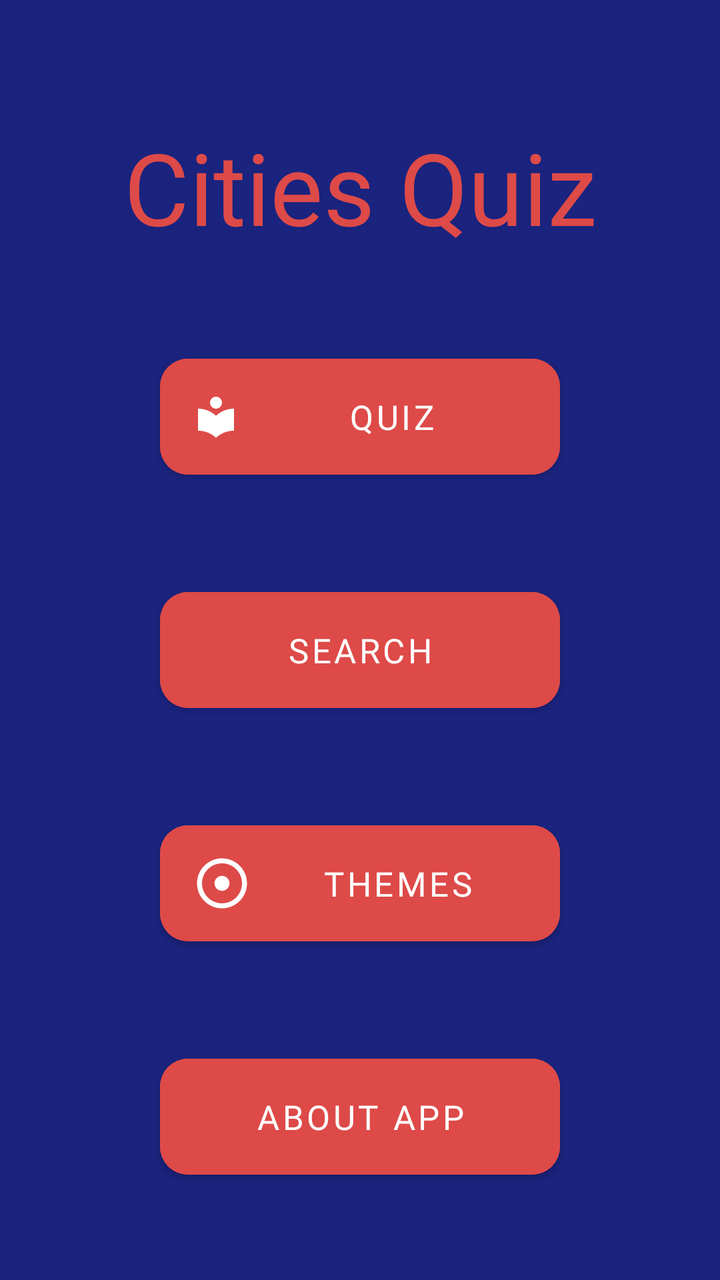
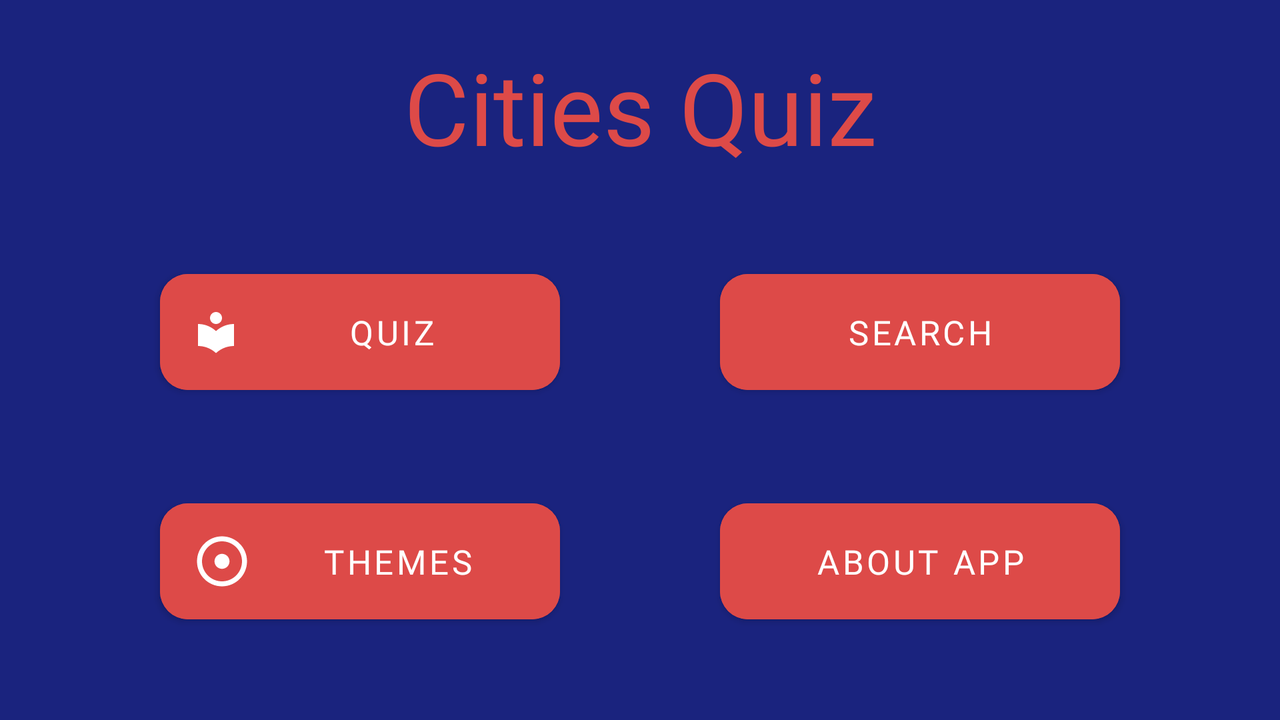

First picture: res/layout/ on a phone held upright. Second picture: the repository's own variant of that layout, on a device whose configuration matches the variant's folder. Source for both follows.
<!-- AndroidManifest.xml: application theme Theme.CitiesApp -->
<!-- res/layout/fragment_main.xml -->
<?xml version="1.0" encoding="utf-8"?>
<androidx.constraintlayout.widget.ConstraintLayout xmlns:android="http://schemas.android.com/apk/res/android"
    xmlns:app="http://schemas.android.com/apk/res-auto"
    xmlns:tools="http://schemas.android.com/tools"
    android:layout_width="match_parent"
    android:layout_height="match_parent"
    android:background="?pageBackground"
    tools:context=".ui.main.MainFragment">

    <TextView
        android:id="@+id/quiz_name"
        style="@style/HeadTextViewStyle"
        android:text="@string/app_name"
        app:layout_constraintEnd_toEndOf="parent"
        app:layout_constraintStart_toStartOf="parent"
        app:layout_constraintTop_toTopOf="parent" />

    <Button
        android:id="@+id/quiz_button"
        style="@style/ButtonStyle"
        android:layout_marginTop="@dimen/layout_margin_45"
        android:text="@string/quiz"
        app:icon="@drawable/ic_quiz"
        app:layout_constraintBottom_toTopOf="@id/search_button"
        app:layout_constraintEnd_toEndOf="parent"
        app:layout_constraintStart_toStartOf="parent"
        app:layout_constraintTop_toBottomOf="@+id/quiz_name" />

    <Button
        android:id="@+id/search_button"
        style="@style/ButtonStyle"
        android:text="@string/search"
        app:icon="@drawable/ic_search"
        app:layout_constraintBottom_toTopOf="@+id/themes_button"
        app:layout_constraintEnd_toEndOf="parent"
        app:layout_constraintStart_toStartOf="parent"
        app:layout_constraintTop_toBottomOf="@+id/quiz_button" />

    <Button
        android:id="@+id/themes_button"
        style="@style/ButtonStyle"
        android:text="@string/themes"
        app:icon="@drawable/ic_default_theme"
        app:layout_constraintBottom_toTopOf="@+id/about_app_button"
        app:layout_constraintEnd_toEndOf="parent"
        app:layout_constraintStart_toStartOf="parent"
        app:layout_constraintTop_toBottomOf="@+id/search_button" />

    <Button
        android:id="@+id/about_app_button"
        style="@style/ButtonStyle"
        android:layout_marginBottom="@dimen/layout_margin_45"
        android:text="@string/about_app"
        app:icon="@drawable/ic_about_app"
        app:layout_constraintBottom_toBottomOf="parent"
        app:layout_constraintEnd_toEndOf="parent"
        app:layout_constraintStart_toStartOf="parent"
        app:layout_constraintTop_toBottomOf="@+id/themes_button" />

    <ProgressBar
        android:id="@+id/progress_bar"
        android:layout_width="wrap_content"
        android:layout_height="wrap_content"
        android:visibility="gone"
        app:layout_constraintBottom_toBottomOf="parent"
        app:layout_constraintEnd_toEndOf="parent"
        app:layout_constraintStart_toStartOf="parent"
        app:layout_constraintTop_toTopOf="parent" />

    <TextView
        android:id="@+id/waiting_text"
        style="@style/TextStyleItem"
        android:layout_width="wrap_content"
        android:layout_height="wrap_content"
        android:layout_marginTop="@dimen/layout_margin_10"
        android:text="@string/waiting_text"
        android:visibility="gone"
        app:layout_constraintEnd_toEndOf="parent"
        app:layout_constraintStart_toStartOf="parent"
        app:layout_constraintTop_toBottomOf="@+id/progress_bar" />
</androidx.constraintlayout.widget.ConstraintLayout>
<!-- resources referenced by this layout -->
<resources>
  <dimen name="layout_margin_10">10dp</dimen>
  <dimen name="layout_margin_45">45dp</dimen>
  <!-- drawable ic_default_theme (drawable) -->
  <vector xmlns:android="http://schemas.android.com/apk/res/android"
      android:width="30dp"
      android:height="30dp"
      android:tint="#FFFFFF"
      android:viewportWidth="24"
      android:viewportHeight="24">
      <path
          android:fillColor="@android:color/white"
          android:pathData="M12,2C6.49,2 2,6.49 2,12s4.49,10 10,10s10,-4.49 10,-10S17.51,2 12,2zM12,20c-4.41,0 -8,-3.59 -8,-8s3.59,-8 8,-8s8,3.59 8,8S16.41,20 12,20zM15,12c0,1.66 -1.34,3 -3,3s-3,-1.34 -3,-3s1.34,-3 3,-3S15,10.34 15,12z" />
  </vector>
  <!-- drawable ic_quiz (drawable) -->
  <vector xmlns:android="http://schemas.android.com/apk/res/android"
      android:width="24dp"
      android:height="24dp"
      android:tint="#FFFFFF"
      android:viewportWidth="24"
      android:viewportHeight="24">
      <path
          android:fillColor="@android:color/white"
          android:pathData="M12,11.55C9.64,9.35 6.48,8 3,8v11c3.48,0 6.64,1.35 9,3.55 2.36,-2.19 5.52,-3.55 9,-3.55V8c-3.48,0 -6.64,1.35 -9,3.55zM12,8c1.66,0 3,-1.34 3,-3s-1.34,-3 -3,-3 -3,1.34 -3,3 1.34,3 3,3z" />
  </vector>
  <string name="about_app">About app</string>
  <string name="app_name" translatable="false">Cities Quiz</string>
  <string name="quiz">Quiz</string>
  <string name="search">Search</string>
  <string name="themes">Themes</string>
  <string name="waiting_text">Wait a little bit…</string>
  <style name="ButtonStyle">
          <item name="android:layout_width">200dp</item>
          <item name="android:layout_height">70dp</item>
          <item name="android:layout_marginTop">@dimen/layout_margin_45</item>
          <item name="android:fontFamily">@font/rubik_medium</item>
          <item name="android:textSize">@dimen/text_size_17</item>
          <item name="android:backgroundTint">?colorPrimary</item>
          <item name="cornerRadius">@dimen/corner_radius</item>
      </style>
  <style name="HeadTextViewStyle">
          <item name="android:layout_width">wrap_content</item>
          <item name="android:layout_height">wrap_content</item>
          <item name="android:layout_marginTop">@dimen/layout_margin_60</item>
          <item name="android:fontFamily">@font/rubik_medium</item>
          <item name="android:textSize">@dimen/text_size_50</item>
          <item name="android:textColor">?colorPrimary</item>
          <item name="android:gravity">center</item>
      </style>
  <style name="TextStyleItem">
          <item name="android:layout_width">wrap_content</item>
          <item name="android:layout_height">wrap_content</item>
          <item name="android:layout_marginLeft">@dimen/layout_margin_10</item>
          <item name="android:fontFamily">@font/rubik_medium</item>
          <item name="android:textSize">@dimen/text_size_20</item>
          <item name="android:textColor">@color/white</item>
      </style>
  <dimen name="text_size_17">17sp</dimen>
  <dimen name="corner_radius">14dp</dimen>
  <dimen name="layout_margin_60">60dp</dimen>
  <dimen name="text_size_50">50sp</dimen>
  <dimen name="text_size_20">20sp</dimen>
  <color name="white">#FFFFFFFF</color>
  <color name="red">#FFDD4A48</color>
  <color name="dark_blue">#FF000051</color>
  <color name="teal_200">#FF03DAC5</color>
  <color name="teal_700">#FF018786</color>
  <color name="black">#FF000000</color>
  <color name="blue">#FF1A237E</color>
</resources>
<!-- res/layout-land/fragment_main.xml (the repository's variant of the layout above) -->
<!-- drawn on the phone turned sideways -->
<?xml version="1.0" encoding="utf-8"?>
<androidx.constraintlayout.widget.ConstraintLayout xmlns:android="http://schemas.android.com/apk/res/android"
    xmlns:app="http://schemas.android.com/apk/res-auto"
    xmlns:tools="http://schemas.android.com/tools"
    android:layout_width="match_parent"
    android:layout_height="match_parent"
    android:background="?pageBackground"
    tools:context=".ui.main.MainFragment">

    <TextView
        android:id="@+id/quiz_name"
        style="@style/HeadTextViewStyle"
        android:layout_marginTop="@dimen/layout_margin_20"
        android:text="@string/app_name"
        app:layout_constraintEnd_toEndOf="parent"
        app:layout_constraintStart_toStartOf="parent"
        app:layout_constraintTop_toTopOf="parent" />

    <Button
        android:id="@+id/quiz_button"
        style="@style/ButtonStyle"
        android:layout_marginTop="@dimen/layout_margin_20"
        android:text="@string/quiz"
        app:icon="@drawable/ic_quiz"
        app:layout_constraintBottom_toTopOf="@+id/themes_button"
        app:layout_constraintEnd_toStartOf="@+id/search_button"
        app:layout_constraintStart_toStartOf="parent"
        app:layout_constraintTop_toBottomOf="@+id/quiz_name" />

    <Button
        android:id="@+id/search_button"
        style="@style/ButtonStyle"
        android:layout_marginTop="@dimen/layout_margin_20"
        android:text="@string/search"
        app:icon="@drawable/ic_search"
        app:layout_constraintBottom_toTopOf="@+id/about_app_button"
        app:layout_constraintEnd_toEndOf="parent"
        app:layout_constraintStart_toEndOf="@+id/quiz_button"
        app:layout_constraintTop_toBottomOf="@+id/quiz_name" />

    <Button
        android:id="@+id/themes_button"
        style="@style/ButtonStyle"
        android:layout_marginTop="@dimen/layout_margin_20"
        android:layout_marginBottom="@dimen/layout_margin_20"
        android:text="@string/themes"
        app:icon="@drawable/ic_default_theme"
        app:layout_constraintBottom_toBottomOf="parent"
        app:layout_constraintEnd_toStartOf="@+id/about_app_button"
        app:layout_constraintStart_toStartOf="parent"
        app:layout_constraintTop_toBottomOf="@+id/quiz_button" />

    <Button
        android:id="@+id/about_app_button"
        style="@style/ButtonStyle"
        android:layout_marginTop="@dimen/layout_margin_20"
        android:layout_marginBottom="@dimen/layout_margin_20"
        android:text="@string/about_app"
        app:icon="@drawable/ic_about_app"
        app:layout_constraintBottom_toBottomOf="parent"
        app:layout_constraintEnd_toEndOf="parent"
        app:layout_constraintStart_toEndOf="@+id/themes_button"
        app:layout_constraintTop_toBottomOf="@+id/search_button" />

    <ProgressBar
        android:id="@+id/progress_bar"
        android:layout_width="wrap_content"
        android:layout_height="wrap_content"
        android:visibility="gone"
        app:layout_constraintBottom_toBottomOf="parent"
        app:layout_constraintEnd_toEndOf="parent"
        app:layout_constraintStart_toStartOf="parent"
        app:layout_constraintTop_toTopOf="parent" />

    <TextView
        android:id="@+id/waiting_text"
        style="@style/TextStyleItem"
        android:layout_width="wrap_content"
        android:layout_height="wrap_content"
        android:layout_marginTop="@dimen/layout_margin_10"
        android:text="@string/waiting_text"
        android:visibility="gone"
        app:layout_constraintEnd_toEndOf="parent"
        app:layout_constraintStart_toStartOf="parent"
        app:layout_constraintTop_toBottomOf="@+id/progress_bar" />
</androidx.constraintlayout.widget.ConstraintLayout>
<!-- resources referenced by the variant -->
<!-- as the phone turned sideways resolves them -->
<resources>
  <dimen name="layout_margin_10">10dp</dimen>
  <dimen name="layout_margin_20">20dp</dimen>
  <!-- drawable ic_default_theme (drawable) -->
  <vector xmlns:android="http://schemas.android.com/apk/res/android"
      android:width="30dp"
      android:height="30dp"
      android:tint="#FFFFFF"
      android:viewportWidth="24"
      android:viewportHeight="24">
      <path
          android:fillColor="@android:color/white"
          android:pathData="M12,2C6.49,2 2,6.49 2,12s4.49,10 10,10s10,-4.49 10,-10S17.51,2 12,2zM12,20c-4.41,0 -8,-3.59 -8,-8s3.59,-8 8,-8s8,3.59 8,8S16.41,20 12,20zM15,12c0,1.66 -1.34,3 -3,3s-3,-1.34 -3,-3s1.34,-3 3,-3S15,10.34 15,12z" />
  </vector>
  <!-- drawable ic_quiz (drawable) -->
  <vector xmlns:android="http://schemas.android.com/apk/res/android"
      android:width="24dp"
      android:height="24dp"
      android:tint="#FFFFFF"
      android:viewportWidth="24"
      android:viewportHeight="24">
      <path
          android:fillColor="@android:color/white"
          android:pathData="M12,11.55C9.64,9.35 6.48,8 3,8v11c3.48,0 6.64,1.35 9,3.55 2.36,-2.19 5.52,-3.55 9,-3.55V8c-3.48,0 -6.64,1.35 -9,3.55zM12,8c1.66,0 3,-1.34 3,-3s-1.34,-3 -3,-3 -3,1.34 -3,3 1.34,3 3,3z" />
  </vector>
  <string name="about_app">About app</string>
  <string name="app_name" translatable="false">Cities Quiz</string>
  <string name="quiz">Quiz</string>
  <string name="search">Search</string>
  <string name="themes">Themes</string>
  <string name="waiting_text">Wait a little bit…</string>
  <style name="ButtonStyle">
          <item name="android:layout_width">200dp</item>
          <item name="android:layout_height">70dp</item>
          <item name="android:layout_marginTop">@dimen/layout_margin_45</item>
          <item name="android:fontFamily">@font/rubik_medium</item>
          <item name="android:textSize">@dimen/text_size_17</item>
          <item name="android:backgroundTint">?colorPrimary</item>
          <item name="cornerRadius">@dimen/corner_radius</item>
      </style>
  <style name="HeadTextViewStyle">
          <item name="android:layout_width">wrap_content</item>
          <item name="android:layout_height">wrap_content</item>
          <item name="android:layout_marginTop">@dimen/layout_margin_60</item>
          <item name="android:fontFamily">@font/rubik_medium</item>
          <item name="android:textSize">@dimen/text_size_50</item>
          <item name="android:textColor">?colorPrimary</item>
          <item name="android:gravity">center</item>
      </style>
  <style name="TextStyleItem">
          <item name="android:layout_width">wrap_content</item>
          <item name="android:layout_height">wrap_content</item>
          <item name="android:layout_marginLeft">@dimen/layout_margin_10</item>
          <item name="android:fontFamily">@font/rubik_medium</item>
          <item name="android:textSize">@dimen/text_size_20</item>
          <item name="android:textColor">@color/white</item>
      </style>
  <dimen name="layout_margin_45">45dp</dimen>
  <dimen name="text_size_17">17sp</dimen>
  <dimen name="corner_radius">14dp</dimen>
  <dimen name="layout_margin_60">60dp</dimen>
  <dimen name="text_size_50">50sp</dimen>
  <dimen name="text_size_20">20sp</dimen>
  <color name="white">#FFFFFFFF</color>
  <color name="red">#FFDD4A48</color>
  <color name="dark_blue">#FF000051</color>
  <color name="teal_200">#FF03DAC5</color>
  <color name="teal_700">#FF018786</color>
  <color name="black">#FF000000</color>
  <color name="blue">#FF1A237E</color>
</resources>
